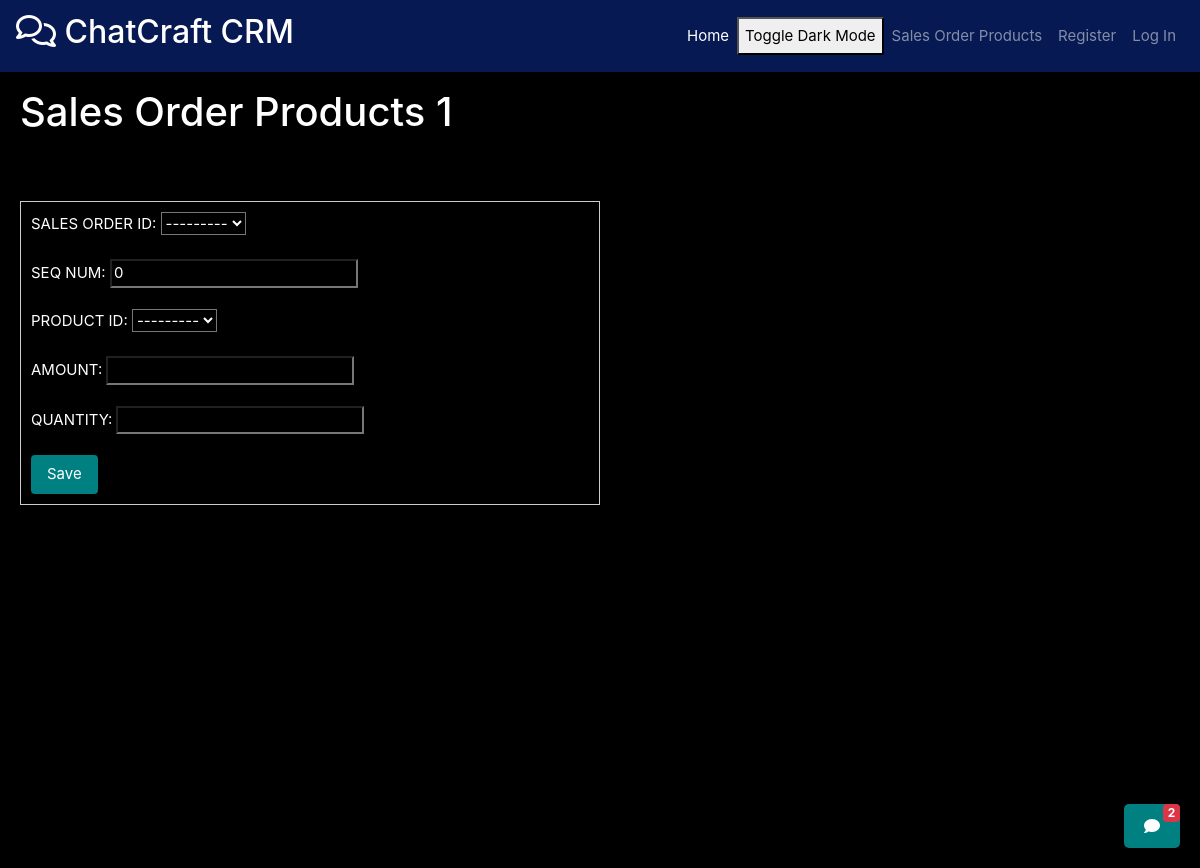
The app's page /sales_order_products/add/1/, older data.
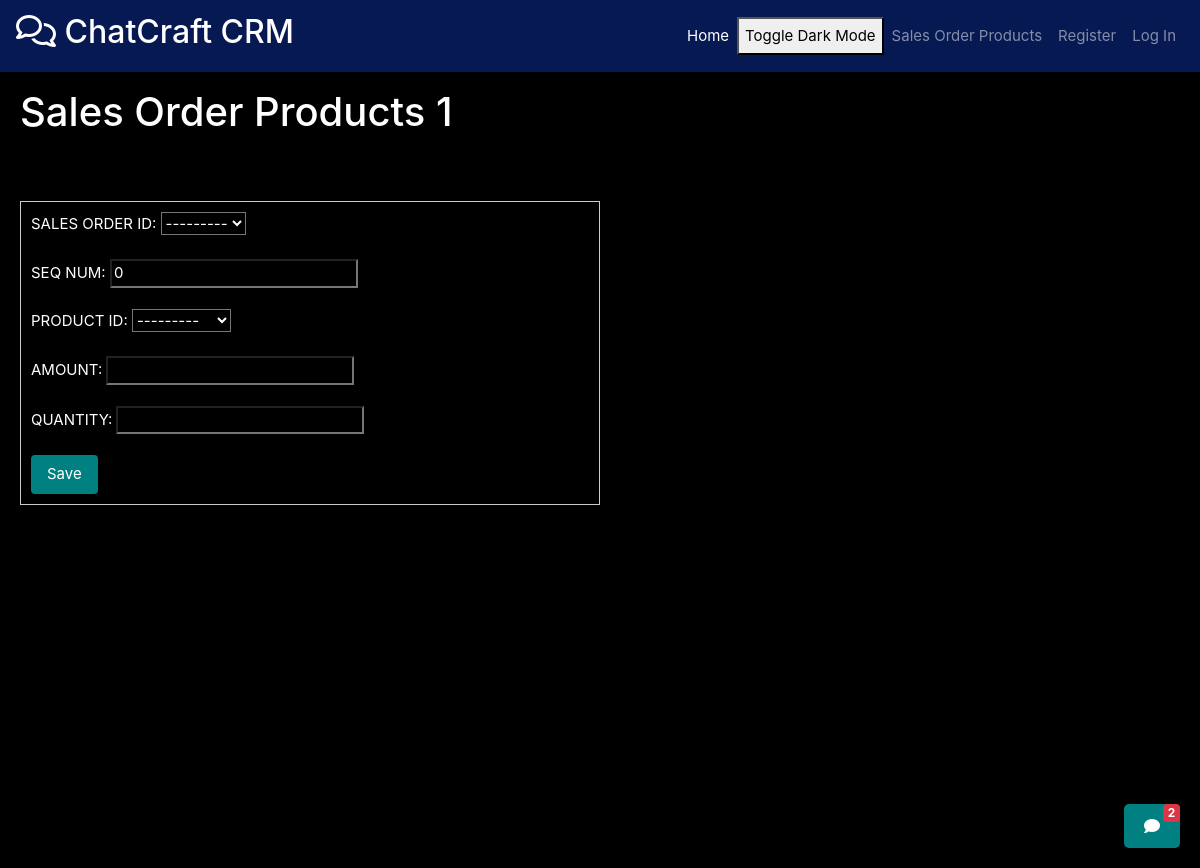
The same page, newer data.
### sales_orders/models.py (models this page shows)
class SalesOrder(models.Model):
    SALES_ORDER_ID=models.AutoField(primary_key=True)
    CUSTOMER_ID=models.ForeignKey(Customer,on_delete=models.CASCADE,db_column="CUSTOMER_ID")
    ORDERDATE = models.DateField(blank=True, null=True,default = datetime.now().date())
    AMOUNT=models.IntegerField(default =0 ,null=True,blank = True)
    STATUS = models.CharField(max_length=35,null=True,blank = True)
    def __str__(self):
        return f"{self.SALES_ORDER_ID}"

### products/models.py (models this page shows)
class Product(models.Model):
    PRODUCT_ID=models.AutoField(primary_key=True)
    PRODUCT_NAME = models.CharField(max_length=35,unique = True)
    UOM=models.CharField(max_length=35,null=True,blank=True)
    COST = models.IntegerField(default=0,null=True,blank=True)
    QUANTITY_ON_HAND=models.IntegerField(default = 0,null=True,blank=True)
    STATUS = models.CharField(max_length=35,null = True,blank=True)
    def __str__(self):
        return f"{self.PRODUCT_ID} -- {self.PRODUCT_NAME}"

### sales_order_products/views.py (the view)
# urls.py: path('add/<int:sales_order_id>/', views.addSalesorderProduct),
@csrf_exempt
def addSalesorderProduct(request : HttpRequest,sales_order_id):
    if request.method == 'POST':
        data=request.POST.copy()
        max_seq_num = SalesOrderProduct.objects.filter(SALES_ORDER_ID=data["SALES_ORDER_ID"]).aggregate(Max('SEQ_NUM'))['SEQ_NUM__max']
        if max_seq_num is None:
            max_seq_num=0
        data["SALES_ORDER_ID"]=sales_order_id
        data["SEQ_NUM"]=max_seq_num+1
        data=updatetotals(data)
        form = SalesOrderProductForm(data)
        if form.is_valid():
            form.save()
            return redirect('/sales_order_products/get/'+str(sales_order_id)+'/')
    else:
        form = SalesOrderProductForm()
    return render(request, 'salesorderproducts/save_sop.html', {'form': form,'sales_order_id':sales_order_id})

### sales_order_products/forms.py (shortened to what this page needs)
class SalesOrderProductForm(forms.ModelForm):
    class Meta:
        model = SalesOrderProduct
        fields = ["SALES_ORDER_ID", "SEQ_NUM", "PRODUCT_ID", "AMOUNT", "QUANTITY"]  # List the fields you want to edit

### sales_order_products/templates/salesorderproducts/save_sop.html (shortened to what this page needs)
{% extends 'base.html' %}
{% block extra_nav %}
<li class="nav-item">
    <a class="nav-link" href="/sales_order_products/get/">Sales Order Products</a>
</li>
{% endblock %}
{% block content %}
<h1>Sales Order Products {{ sales_order_id }}</h1>
<br><br>
<form method="post">
    {{ form.as_p }}
    <button type="submit">Save</button>
</form>
{% endblock %}

Row changes from the older to the newer data that the page shows:
added SalesOrder: SALES_ORDER_ID "---------"
added Product: PRODUCT_ID "---------"
Text that changed along with them:
form field SALES_ORDER_ID: "---------" → (not shown)
form field PRODUCT_ID: "---------" → (not shown)
